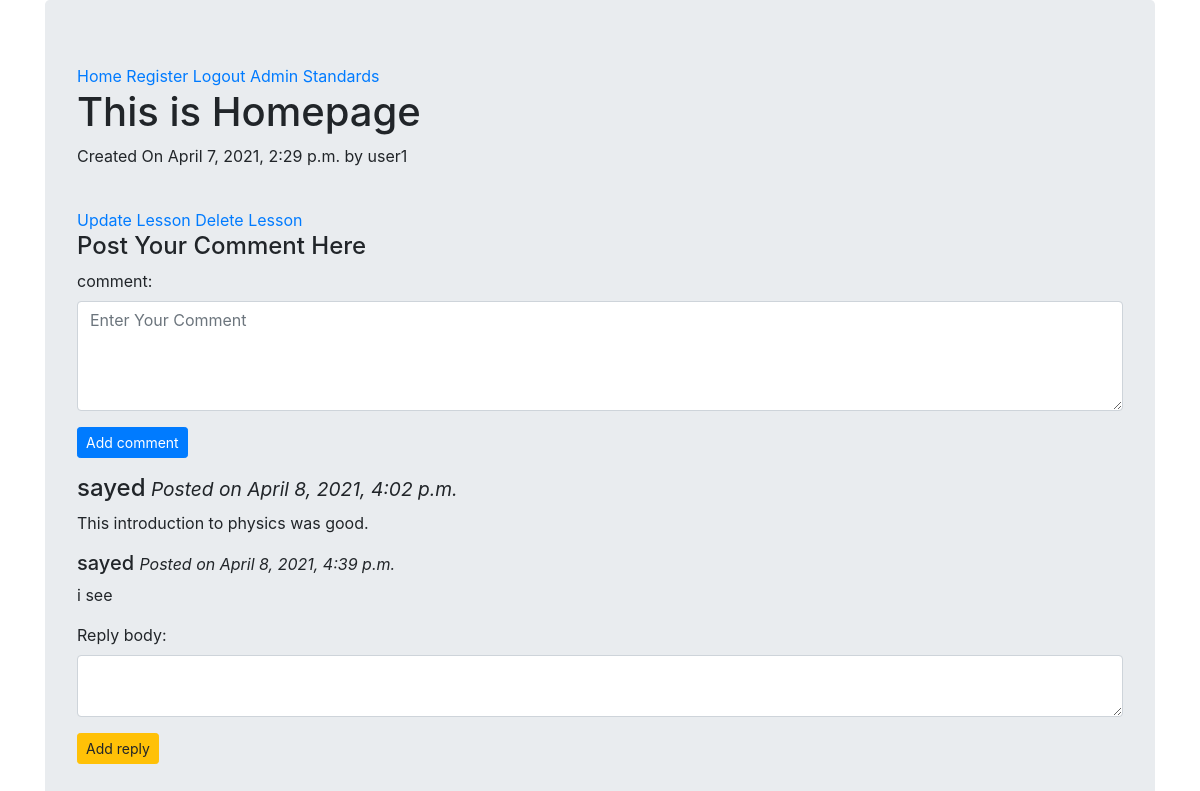
The page /curriculum/6th-class/physics-6th/introduction-to-physics/ (signed in) on the database its author committed.
### curriculum/models.py (models this page shows, shortened)
class lesson(models.Model):
    lesson_id = models.CharField(max_length=100, unique=True)
    standard = models.ForeignKey(standard,on_delete=models.CASCADE)
    created_by = models.ForeignKey(User,on_delete=models.CASCADE)
    created_at = models.DateTimeField(auto_now_add=True)
    subject= models.ForeignKey(subject, on_delete=models.CASCADE, related_name='lessons')
    name = models.CharField(max_length=150)
    position = models.PositiveSmallIntegerField(verbose_name= 'Chapter No')
    slug = models.SlugField(null=True,blank=True)
    video = models.FileField(upload_to=save_lesson_files,verbose_name='video',blank=True,null=True)
    ppt = models.FileField(upload_to=save_lesson_files,verbose_name='ppt',blank=True)
    notes = models.FileField(upload_to=save_lesson_files,verbose_name='notes',blank=True)
    class Meta:
        ordering = ['position']

class comment(models.Model):
    lesson_name = models.ForeignKey(lesson,null=True,on_delete=models.CASCADE,related_name='comments')
    comment_name = models.CharField(max_length=150, blank=True)
    author = models.ForeignKey(User,on_delete=models.CASCADE)
    body =  models.TextField(max_length=500)
    date_added = models.DateTimeField(auto_now_add=True)
    class Meta:
        ordering = ['-date_added']

class reply(models.Model):
    comment_name = models.ForeignKey(comment,on_delete=models.CASCADE,related_name='replies')
    reply_body = models.TextField(max_length=500)
    author = models.ForeignKey(User, on_delete=models.CASCADE)
    date_added = models.DateTimeField(auto_now_add=True)

### curriculum/views.py (the view, shortened to what this page needs)
# urls.py: path('<str:standard>/<str:subject>/<slug:slug>/',views.lessonDetailView.as_view(),name='lesson_details'),
class lessonDetailView(DetailView, FormView):
    context_object_name = 'lessons'
    model = lesson
    template_name = 'curriculum/lesson_detail_view.html'
    form_class = commentForm
    second_form_class = replyForm
    '''
    send two forms to page-need to add to context
    see which one is posted
    take action on the form which is posted
    '''
    def get_context_data(self,**kwargs):
        context = super(lessonDetailView,self).get_context_data(**kwargs)
        if 'form' not in context :
            context['form'] =self.form_class()
        if 'form2' not in context :
            context['form2'] =self.second_form_class()
        return context

### curriculum/forms.py
class commentForm(forms.ModelForm):
    class Meta:
        model =comment
        fields = ('body',)
        labels = {"body": 'comment:'}
        widgets={
            'body': forms.Textarea(attrs={'class':'form-control', 'rows':4, 'cols':70, 'placeholder':"Enter Your Comment"}),
        }
    '''
    def __init__(self, *args, **kwargs):
        self.request = kwargs.pop('request', None)
        super(commentForm,self).__init__(*args, **kwargs)
    '''

class replyForm(forms.ModelForm):
    class Meta :
        model = reply
        fields= ('reply_body',)
        widgets={
            'reply_body': forms.Textarea(attrs={'class':'form-control', 'rows':2, 'cols':10}),
        }
    '''
    def __init__(self, *args, **kwargs):
        self.request = kwargs.pop('request', None)
        super(replyForm,self).__init__(*args, **kwargs)
    '''

### curriculum/templates/curriculum/lesson_detail_view.html (shortened to what this page needs)
{% extends 'homepage.html' %}
{% block content %}
    <p>Created On {{lessons.created_at}} by {{lessons.created_by}}</p> <br>
    <a href="{% url 'curriculum:lesson_update'  standard=lessons.standard.slug subject=lessons.subject.slug slug=lessons.slug %}">Update Lesson</a>
    <a href="{% url 'curriculum:lesson_delete'  standard=lessons.standard.slug subject=lessons.subject.slug slug=lessons.slug %}">Delete Lesson</a>
    <h4>Post Your Comment Here</h4>
    <form method="post">
        <div class="form-group">
            {{form.as_p}}
            <input type='submit' name="form" value='Add comment' class='btn btn-primary btn-sm'>
        </div>
    </form>
    {% for comment in lessons.comments.all %}
        <h4>{{comment.author}}<small><i> Posted on {{comment.date_added}}</i></small></h4>
        <p>{{comment.body}}</p>
            {% for reply in comment.replies.all %}
                <h5>{{reply.author}} <small><i> Posted on {{reply.date_added}}</i></small></h5>
                <p>{{reply.reply_body}}</p>
            {% endfor %}
            <form method='POST'>
                {{form2.as_p}}
                <input type="submit" name="form2" value="Add reply"class="btn btn-warning btn-sm">
            </form>
    {% endfor %}
{% endblock content %}

### rows shown on the page
lesson: created_at "April 7, 2021, 2:29 p.m.", created_by "user1"
comment: author "sayed", date_added "April 8, 2021, 4:02 p.m.", body "This introduction to physics was good."
reply: author "sayed", date_added "April 8, 2021, 4:39 p.m.", reply_body "i see"
